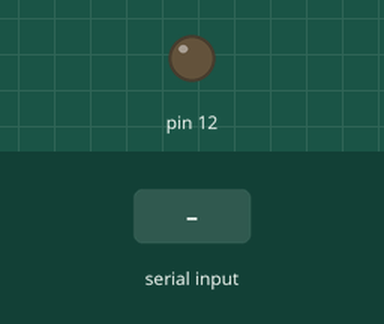
Simulated run of this sketch. Board: Arduino Uno, built with avr-gcc and run on an emulated ATmega328P. Shown: output pins drawn as LEDs (lit = HIGH). The test bench sets the inputs (shaded band).

Above: at 1.2 s.
1.3 s: "1" received over Serial
At 1.6 s:
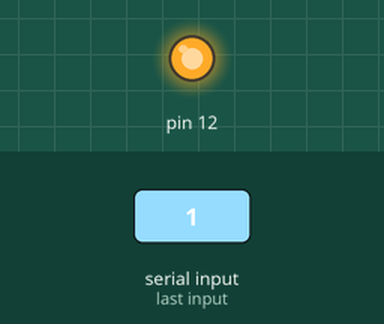
2.8 s: "0" received over Serial
At 4.0 s:
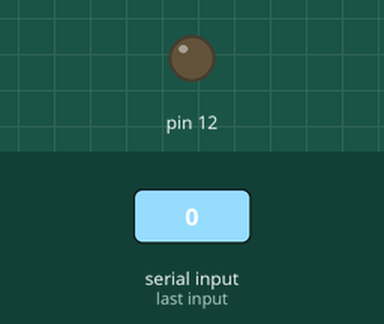
Timing chart, 0 to 5.8 s (numbered marks = the images above; inputs shaded):
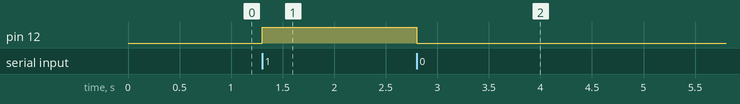

The sketch:

led_arduino.ino
```cpp
void setup() {
  Serial.begin(9600); // inicia a portal serial com velocidade definida para 9600 bps (bits por segundo - velocidade de transmissao)
  //pinMode(LED_BUILTIN, OUTPUT);
  pinMode(12, OUTPUT);
}

void loop() {
  if(Serial.available())
  {
    switch(Serial.read())
    {
      case '0':
        //digitalWrite(LED_BUILTIN, LOW);
        digitalWrite(12, LOW);
        break;
      case '1':
        //digitalWrite(LED_BUILTIN, HIGH);
        digitalWrite(12, HIGH);
        break;
    }
  }
}
```

Measured:
- after the input at 1.3 s, pin 12: LOW → HIGH at once
- after the input at 2.8 s, pin 12: HIGH → LOW at once
